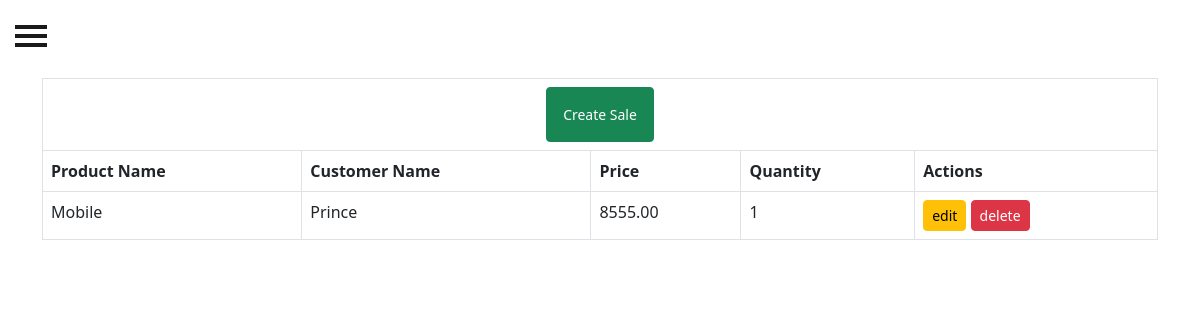
Before: /sales/ with the older database file.
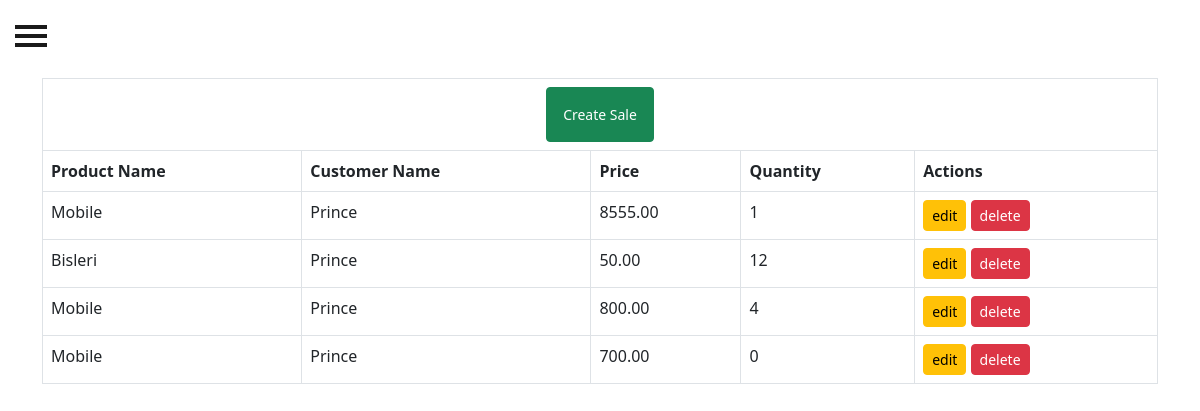
After: the same page with the newer database file.
### inventory/models.py (models this page shows, shortened)
class Sale(models.Model):
    product=models.ForeignKey(Product,on_delete=models.CASCADE)
    customer=models.ForeignKey(Customer,on_delete=models.CASCADE)
    quantity=models.IntegerField()
    sale_price=models.DecimalField(max_digits=10,decimal_places=2)
    sale_date=models.DateTimeField(auto_now_add=True)

class Product(models.Model):
    name=models.CharField(max_length=100)
    sku=models.CharField(max_length=100, unique=True)
    description=models.TextField(blank=True, null=True)
    price=models.DecimalField(max_digits=10,decimal_places=2)
    quantity=models.PositiveIntegerField(default=0)
    created_at=models.DateTimeField(auto_now_add=True)

class Customer(models.Model):
    name=models.CharField(max_length=100)
    contact=models.CharField(max_length=15, blank=True, null=True)
    email=models.EmailField(blank=True, null=True)
    address=models.TextField(blank=True, null=True)
    created_at=models.DateTimeField(auto_now_add=True)

### inventory/views.py (the view)
# urls.py: path('sales/',sales_list,name='sales_list'),
def sales_list(request):
    product=Sale.objects.all()
    return render(request,'sales/sales_list.html',{'product':product})

### inventory/templates/sales/sales_list.html
{% extends "base.html" %}
{% load static %}
{% block content %}
        <div class="container">
            <div class="mt-2" >
                <table class="table table-bordered ">
                    <tr>
                        <th style="text-align: center; vertical-align: middle;" colspan='5' ><a class="btn btn-sm btn-success p-3 " href={% url 'create_sale' %}>Create Sale</a></th>
                    </tr>
                    <tr>
                        <th>Product Name</th>
                        <th>Customer Name</th>
                        <th>Price</th>
                        <th>Quantity</th>
                        <th>Actions</th>
                    </tr>
                    {% for p in product %}
                    <tr>
                        <td>{{p.product.name}}</td>
                        <td>{{p.customer.name}}</td>
                        <td>{{p.sale_price}}</td>
                        <td>{{p.quantity}}</td>
                        <td>
                            <a href={% url 'edit_sales' p.id %}><button class="btn btn-warning btn-sm">edit</button></a>
                            <a href={% url 'delete_sales' p.id %}><button class="btn btn-danger btn-sm">delete</button></a>
                        </td>
                    </tr>
                    {% endfor %}
                </table>
            </div>
        </div>
{% endblock %}

### templates/base.html (shortened to what this page needs)
{% load static %}
<!DOCTYPE html>
<html lang="en" >
<head>
    <link href="//netdna.bootstrapcdn.com/font-awesome/3.2.1/css/font-awesome.css" rel="stylesheet">
    <link rel="stylesheet" href="{% static '/css/base.css' %}">
<link href="https://cdn.jsdelivr.net/npm/bootstrap@5.3.0/dist/css/bootstrap.min.css" rel="stylesheet">
</head>
<body>
    {% block  header %}
      <div id="wrapper">
             <div id="page-content-wrapper">
                 <button type="button" class="hamburger animated fadeInLeft is-closed" data-toggle="offcanvas">
                     <span class="hamb-top"></span>
                     <span class="hamb-middle"></span>
                     <span class="hamb-bottom"></span>
                 </button>
                {% block content %}
                {% endblock %}
             </div>
         </div>
   {% endblock %}
</body>
</html>

### static/css/base.css (style rules this page uses)
body { position: relative; overflow-x: hidden; background-color: #cfd8dc; }
body, html { height: 100%; }
#wrapper { padding-left: 0; -webkit-transition: all 0.5s ease; -moz-transition: all 0.5s ease; -o-transition: all 0.5s ease; transition: all 0.5s ease; }
#page-content-wrapper { width: 100%; padding-top: 70px; }
.hamburger { position: fixed; top: 20px; z-index: 999; display: block; width: 32px; height: 32px; margin-left: 15px; background: transparent; border: none; }
.hamburger.is-closed:before { content: ""; display: block; width: 100px; font-size: 14px; color: #fff; line-height: 32px; text-align: center; opacity: 0; -webkit-transform: translate3d(0, 0, 0); -webkit-transition: all 0.35s ease-in-out; }
.hamburger.is-closed .hamb-top, .hamburger.is-closed .hamb-middle, .hamburger.is-closed .hamb-bottom, .hamburger.is-open .hamb-top, .hamburger.is-open .hamb-middle, .hamburger.is-open .hamb-bottom { position: absolute; left: 0; height: 4px; width: 100%; }
.hamburger.is-closed .hamb-top, .hamburger.is-closed .hamb-middle, .hamburger.is-closed .hamb-bottom { background-color: #1a1a1a; }
.hamburger.is-closed .hamb-top { top: 5px; -webkit-transition: all 0.35s ease-in-out; }
.hamburger.is-closed .hamb-middle { top: 50%; margin-top: -2px; }
.hamburger.is-closed .hamb-bottom { bottom: 5px; -webkit-transition: all 0.35s ease-in-out; }

Changed rows visible on the page:
added Sale: product.name "Bisleri", customer.name "Prince", sale_price "50.00", quantity "12"
added Sale: product.name "Mobile", customer.name "Prince", sale_price "800.00", quantity "4"
added Sale: product.name "Mobile", customer.name "Prince", sale_price "700.00", quantity "0"
